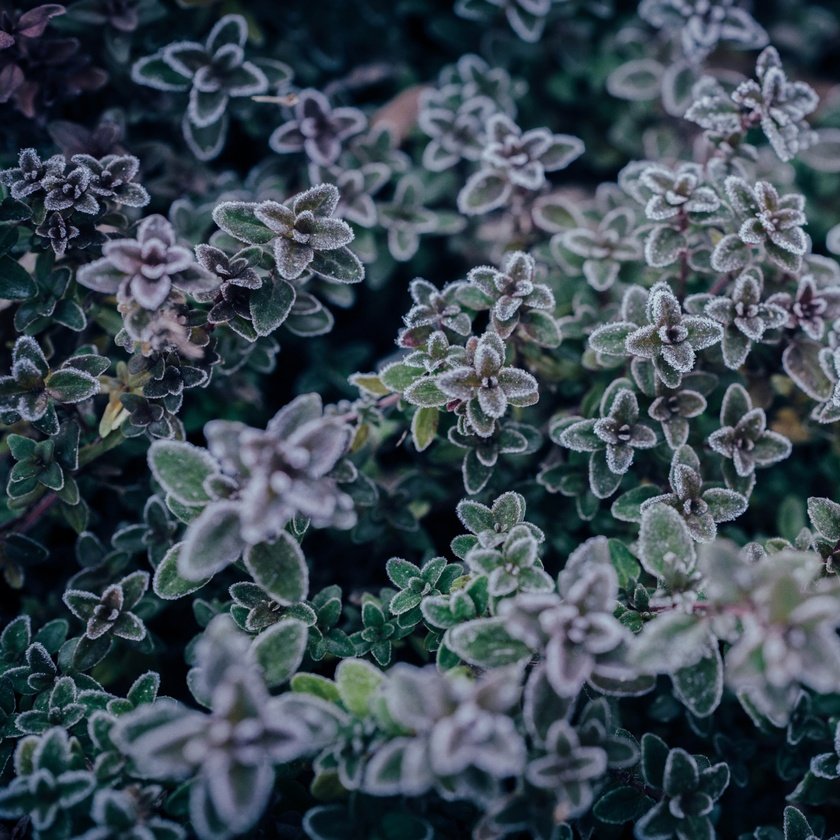
#> input picture 3_bilateral/Python/IMG_2758.JPG, 840 x 840 px, shrunk from 3400 x 3400 before the run
$ python denoise.py
#> lines starting #> are read from the running program, lines starting #| are printed output that depends on the picture
import cv2

if __name__ == '__main__':
    img_path = "./IMG_2758.JPG"
    noisy_img = cv2.imread(img_path)
#> noisy_img is the input picture: shape (840, 840, 3); mean B, G, R 83.6, 73.4, 60.5

    result = cv2.bilateralFilter(noisy_img, 80, 75, 75)
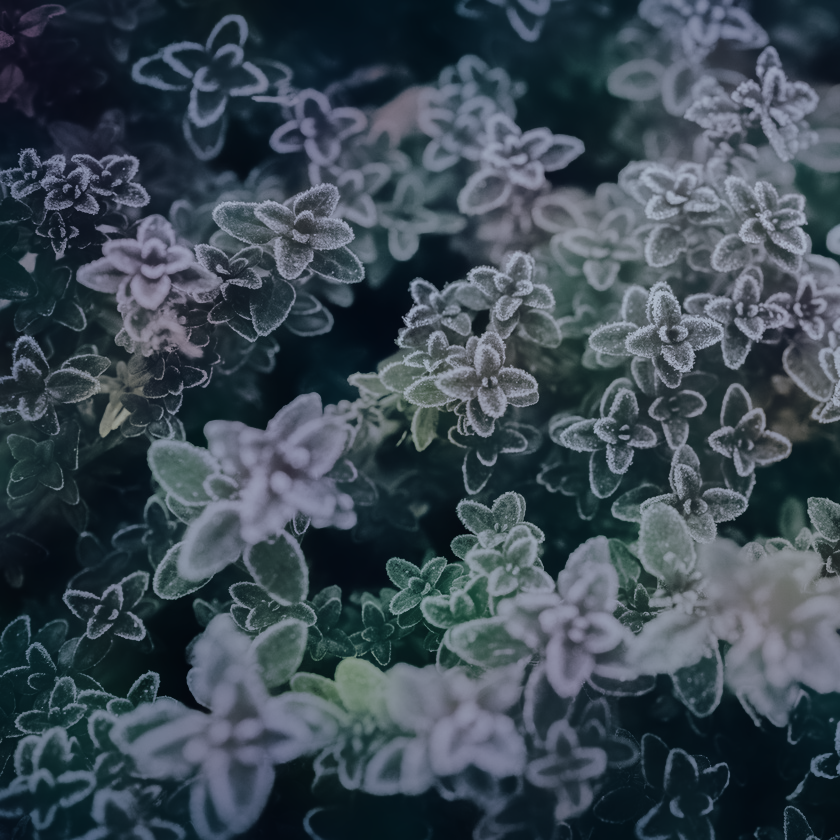
#> result: shape (840, 840, 3); mean B, G, R 82.7, 72.6, 59.7

    cv2.imshow("original image", noisy_img)
    cv2.imshow("result", result)
    cv2.waitKey()
